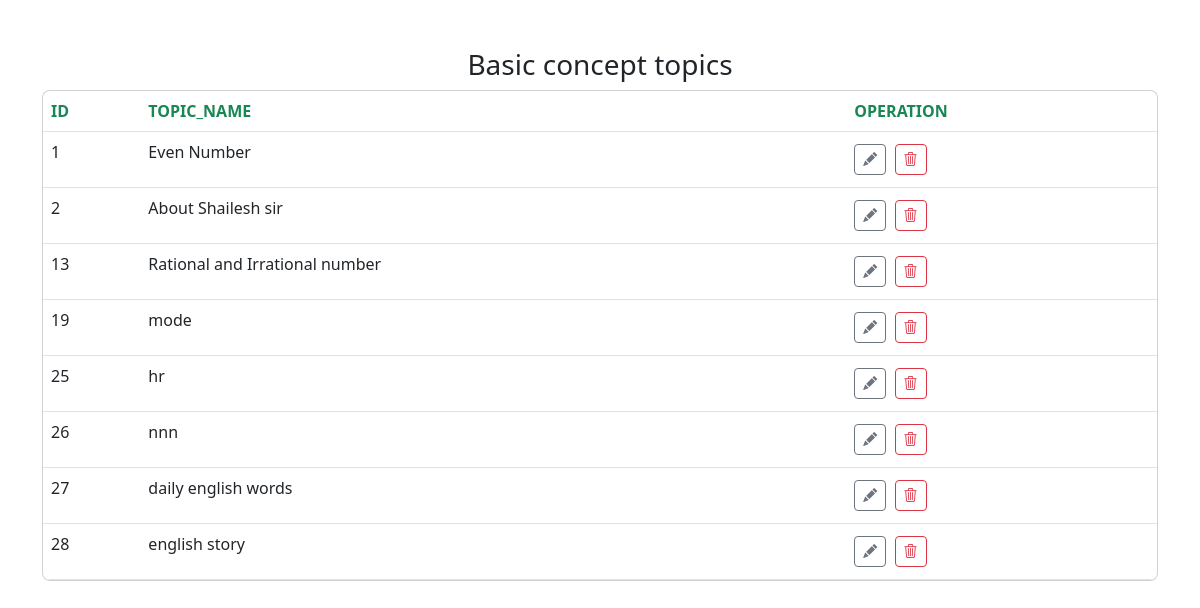
/main/bc_operation.php, run on an earlier commit of the app's database.
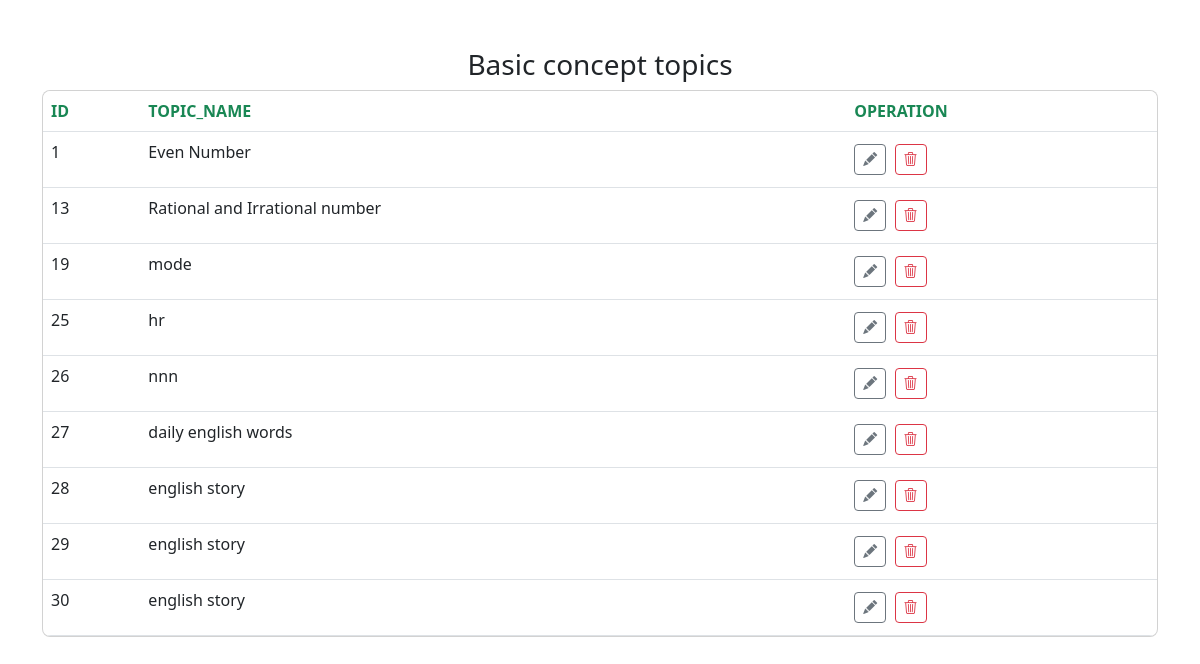
And on a later commit of the database.
### tables this page shows
CREATE TABLE `bc_data` (
  `id` int(11) NOT NULL,
  `bc_topic` varchar(100) NOT NULL,
  `bc_content` text NOT NULL
);

### main/bc_operation.php (the view, shortened to what this page needs)
<!doctype html>
<html lang="en">
<head>
  <link href="https://cdn.jsdelivr.net/npm/bootstrap@5.2.1/dist/css/bootstrap.min.css" rel="stylesheet"
>
  <link rel="stylesheet" href="https://cdn.jsdelivr.net/npm/bootstrap-icons@1.11.1/font/bootstrap-icons.css">
</head>
<body>
  <section class="intro my-5">
        <h3 class="h3 text-center">Basic concept topics</h3>
        <div class="mask d-flex  h-100">
          <div class="container">
            <div class="row justify-content-center">
              <div class="col-12">
                <div class="card shadow-2-strong">
                  <div class="card-body p-0">
                    <div class="table-responsive table-scroll">
                      <table class="table table-white mb-0">
                        <thead style="background-color: white">
                          <tr class="text-uppercase text-success">
                          <th scope="col">Id</th>
                            <th scope="col">Topic_name</th>
                            <th scope="col">Operation</th>
                          </tr>
                        </thead>
                        <tbody>
                        <?php
                      include('config.php');
                      $sql="SELECT * FROM `bc_data`;";
                      $result=mysqli_query($conn,$sql);
                      while ($rows=mysqli_fetch_assoc($result)) {
                            echo "<tr>
                            <td>{$rows['id']}</td>
                            <td>{$rows['bc_topic']}</td>
                          <td><a
                          name=''
                          id=''
                          class='btn btn-outline-secondary btn-sm  text-center'
                          href='bc_update.php?id={$rows['id']}'
                          role='button'
                          ><i class='bi bi-pencil-fill'></i></a>
                          <a
                          name=''
                          id=''
                          class='btn btn-outline-danger btn-sm m-1  '
                          href='delete.php?did={$rows['id']}'
                          role='button'
                          ><i class='bi bi-trash3'></i></a></td> </tr>";
                        }
                        ?>
                        </tbody>
                      </table>
                    </div>
                  </div>
                </div>
              </div>
            </div>
          </div>
        </div>
      </section>
</body>
</html>

What changed in the data, as far as the page shows it:
removed bc_data: id "2", bc_topic "About Shailesh sir"
added bc_data: id "29", bc_topic "english story"
added bc_data: id "30", bc_topic "english story"
